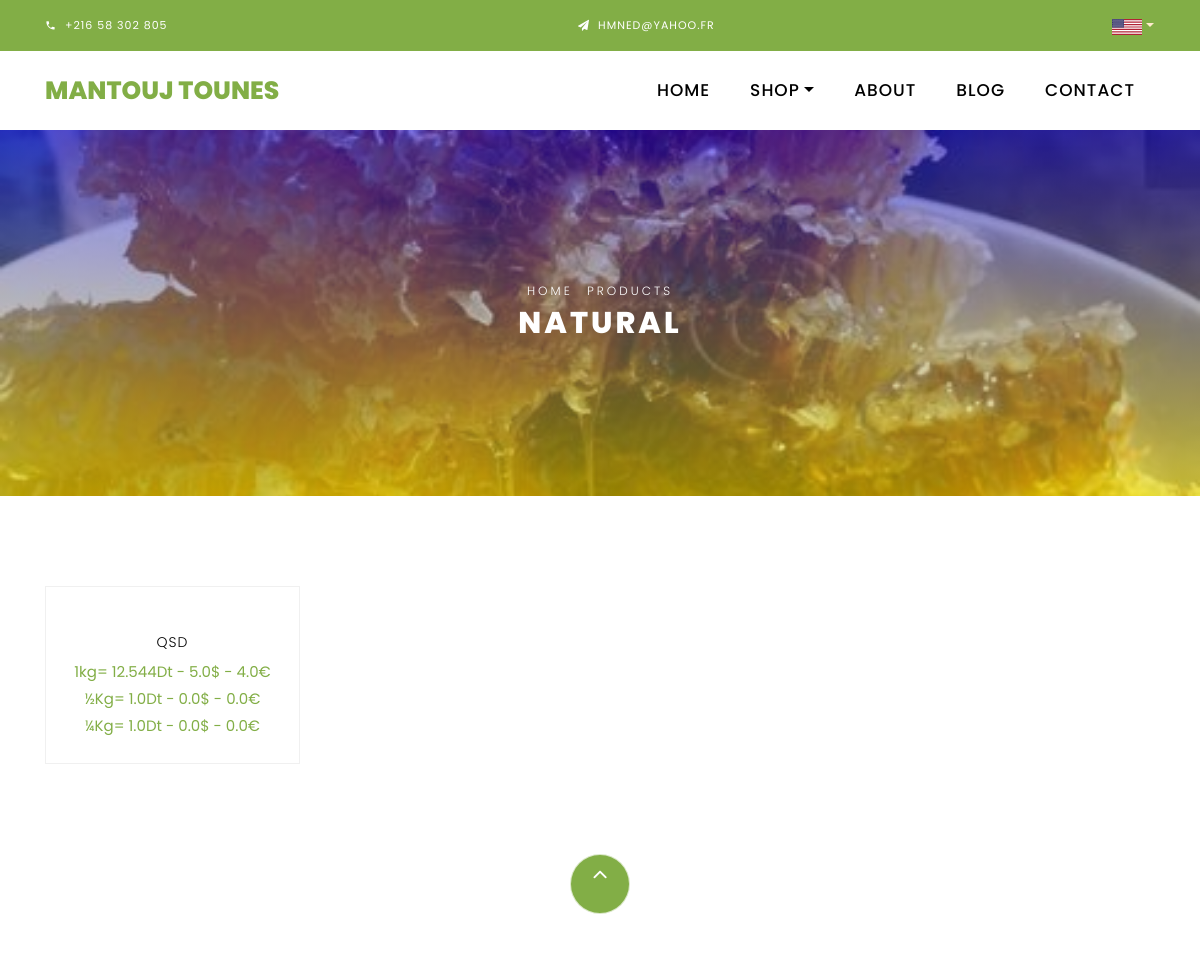
The page /shop (upper part) on the database as committed earlier.
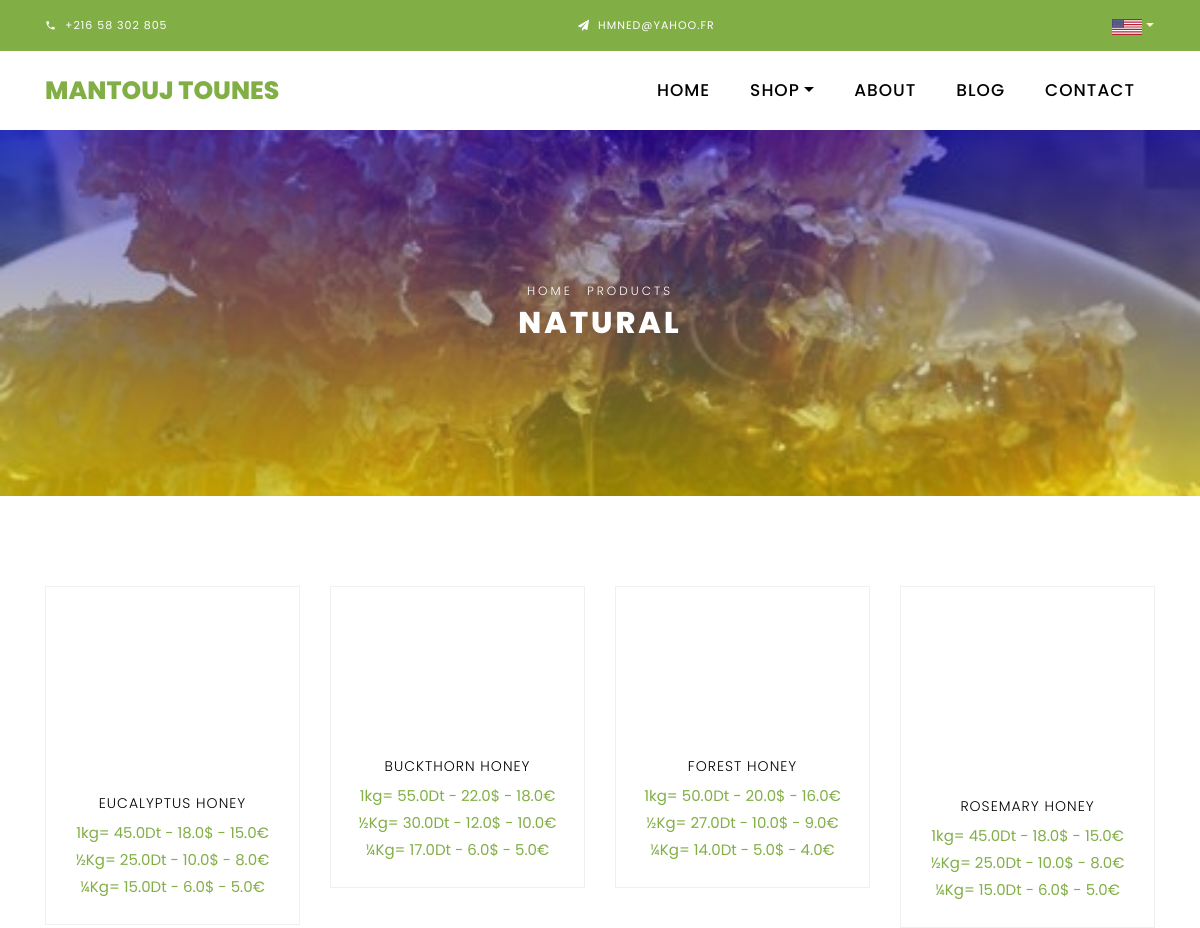
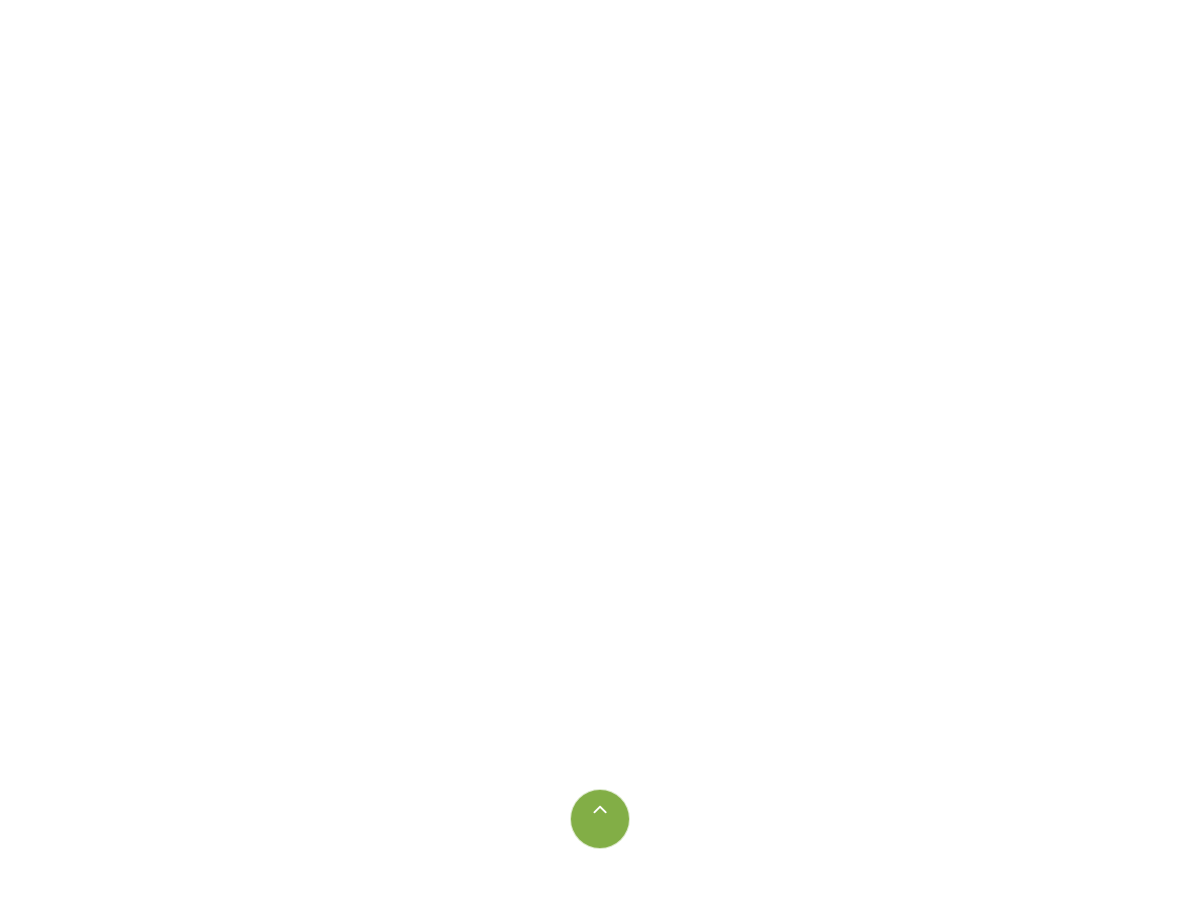
The same page on the database as committed later (2 pictures, top to bottom).
### naturalProd/models.py (models this page shows, shortened)
class NaturalProd(models.Model):
    ENtitle = models.CharField(max_length=200)
    FRtitle = models.CharField(max_length=200)
    ARtitle = models.CharField(max_length=200)
    image = models.ImageField(upload_to='pics')
    ENdescription = models.TextField(max_length=12000)
    FRdescription = models.TextField(max_length=12000)
    ARdescription = models.TextField(max_length=12000)
    pricedemikg = models.FloatField(max_length=1000)
    pricequartkg = models.FloatField(max_length=1000)
    price = models.FloatField(max_length=1000)
    pricedemikg = models.FloatField(max_length=1000)
    pricequartkg = models.FloatField(max_length=1000)
    slug = models.SlugField(unique=True)
    available = models.BooleanField(default=True)

### princ/views.py (the view)
# urls.py: path('shop', views.natural, name='natural'),
def natural(request):
    prods = NaturalProd.objects.all()
    return render(request, 'shop.html', context={"prods":prods})

### template/shop.html (shortened to what the changed rows need)
{% load static %}
{% load mathfilters %}
<!DOCTYPE html>
<html lang="en">
  <head>
    <link rel="stylesheet" href="{% static 'css/open-iconic-bootstrap.min.css' %}">
    <link rel="stylesheet" href="{% static 'css/animate.css' %}">
    <link rel="stylesheet" href="{% static 'css/owl.carousel.min.css' %}">
    <link rel="stylesheet" href="{% static 'css/owl.theme.default.min.css' %}">
    <link rel="stylesheet" href="{% static 'css/magnific-popup.css' %}">
    <link rel="stylesheet" href="{% static 'css/aos.css' %}">
    <link rel="stylesheet" href="{% static 'css/ionicons.min.css' %}">
    <link rel="stylesheet" href="{% static 'css/bootstrap-datepicker.css' %}">
    <link rel="stylesheet" href="{% static 'css/jquery.timepicker.css' %}">
    <link rel="stylesheet" href="{% static 'css/flaticon.css' %}">
    <link rel="stylesheet" href="{% static 'css/icomoon.css' %}">
    <link rel="stylesheet" href="{% static 'css/style.css' %}">
  </head>
  <body class="goto-here">
    <div class="hero-wrap hero-bread" style="background-image:linear-gradient(rgba(0, 0, 255, 0.5), rgba(255, 255, 0, 0.5)), url({% static 'images/img6.jpg' %});">
      <div class="container">
        <div class="row no-gutters slider-text align-items-center justify-content-center">
          <div class="col-md-9 ftco-animate text-center">
            <h1 class="mb-0 bread">Natural</h1>
          </div>
        </div>
      </div>
    </div>
    <section class="ftco-section">
    	<div class="container">
    		<div class="row">
    	{% for a in prods %}
    			<div class="col-md-6 col-lg-3 ftco-animate">
    				<div class="product">
    					<a href="shop/{{ a.slug }}" target="_blank" class="img-prod"><img class="img-fluid" src="{{ a.image.url }}" alt="Colorlib Template"> <div class="overlay"></div> </a>
    					<div class="text py-3 pb-4 px-3 text-center">
    						<h3><a href="#">{{ a.ENtitle }}</a></h3>
    						<div class="d-flex">
    							<div class="pricing">
                    <p class="price">1kg= <span class="price-sale">{{ a.price}}Dt - {{ a.price|intdiv:2.5 }}$ - {{ a.price|intdiv:3 }}€</span>
                    <p class="price">½Kg= <span class="price-sale">{{ a.pricedemikg }}Dt - {{ a.pricedemikg|intdiv:2.5 }}$ - {{ a.pricedemikg|intdiv:3 }}€</p></span>
                    <p class="price">¼Kg= <span class="price-sale">{{ a.pricequartkg }}Dt - {{ a.pricequartkg|intdiv:2.5 }}$ - {{ a.pricequartkg|intdiv:3 }}€</p></span>
		    					</div>
	    					</div>
    					</div>
    				</div>
                </div>
          {% endfor %}
    		</div>
    	</div>
    </section>
  </body>
</html>

Rows that differ between the two databases and show on the page:
changed NaturalProd: ENtitle "QSD" → "EUCALYPTUS HONEY"; price "12.544" → "45.0"; price "5.0" → "18.0"; price "4.0" → "15.0"; pricedemikg "1.0" → "25.0"; pricedemikg "0.0" → "10.0"; pricedemikg "0.0" → "8.0"; pricequartkg "1.0" → "15.0"; pricequartkg "0.0" → "6.0"; pricequartkg "0.0" → "5.0"
added NaturalProd: ENtitle "BUCKTHORN HONEY", price "55.0", price "22.0", price "18.0", pricedemikg "30.0", pricedemikg "12.0", pricedemikg "10.0", pricequartkg "17.0", pricequartkg "6.0", pricequartkg "5.0"
added NaturalProd: ENtitle "FOREST HONEY", price "50.0", price "20.0", price "16.0", pricedemikg "27.0", pricedemikg "10.0", pricedemikg "9.0", pricequartkg "14.0", pricequartkg "5.0", pricequartkg "4.0"
added NaturalProd: ENtitle "ROSEMARY HONEY", price "45.0", price "18.0", price "15.0", pricedemikg "25.0", pricedemikg "10.0", pricedemikg "8.0", pricequartkg "15.0", pricequartkg "6.0", pricequartkg "5.0"
